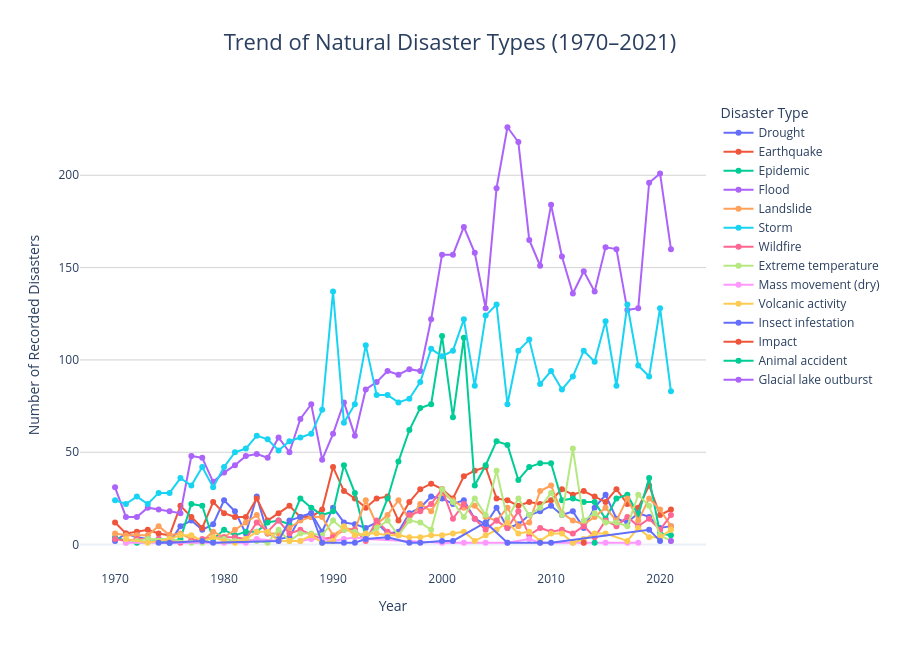

This figure's notebook cell:
### Code cell
fig = px.line(
    year_disaster,
    x="Year",
    y="Disaster Count",
    color="Disaster Type",
    markers=True,
    title="Trend of Natural Disaster Types (1970–2021)",
    labels={
        "Year": "Year",
        "Disaster Count": "Number of Recorded Disasters",
        "Disaster Type": "Disaster Type"
    }
)

fig.update_layout(
    template="plotly_white",
    title={
        "text": "Trend of Natural Disaster Types (1970–2021)",
        "x": 0.5,
        "font": {"size": 22}
    },
    xaxis=dict(showgrid=False),
    yaxis=dict(showgrid=True, gridcolor="lightgray"),
    legend_title="Disaster Type",
    height=650,
    hovermode="x unified"
)

fig.show()

### Figure 1 — Plotly figure (JSON) as saved in the notebook; plotly's stock layout.template omitted (floating-point values rounded to 4 significant figures)
{"data": [{"hovertemplate": "Disaster Type=Drought<br>Year=%{x}<br>Number of Recorded Disasters=%{y}<extra></extra>", "legendgroup": "Drought", "line": {"color": "#636efa", "dash": "solid"}, "marker": {"symbol": "circle"}, "mode": "lines+markers", "name": "Drought", "orientation": "v", "showlegend": true, "type": "scatter", "x": [1970, 1971, 1972, 1973, 1974, 1975, 1976, 1977, 1978, 1979, 1980, 1981, 1982, 1983, 1984, 1985, 1986, 1987, 1988, 1989, 1990, 1991, 1992, 1993, 1994, 1995, 1996, 1997, 1998, 1999, 2000, 2001, 2002, 2003, 2004, 2005, 2006, 2007, 2008, 2009, 2010, 2011, 2012, 2013, 2014, 2015, 2016, 2017, 2018, 2019, 2020, 2021], "xaxis": "x", "y": [2, 6, 4, 3, 3, 1, 10, 13, 8, 11, 24, 18, 6, 26, 6, 3, 4, 15, 17, 7, 20, 12, 11, 9, 12, 6, 7, 17, 20, 26, 25, 22, 24, 14, 11, 20, 9, 11, 16, 18, 21, 16, 18, 9, 20, 27, 14, 12, 17, 15, 9, 10], "yaxis": "y"}, {"hovertemplate": "Disaster Type=Earthquake<br>Year=%{x}<br>Number of Recorded Disasters=%{y}<extra></extra>", "legendgroup": "Earthquake", "line": {"color": "#EF553B", "dash": "solid"}, "marker": {"symbol": "circle"}, "mode": "lines+markers", "name": "Earthquake", "orientation": "v", "showlegend": true, "type": "scatter", "x": [1970, 1971, 1972, 1973, 1974, 1975, 1976, 1977, 1978, 1979, 1980, 1981, 1982, 1983, 1984, 1985, 1986, 1987, 1988, 1989, 1990, 1991, 1992, 1993, 1994, 1995, 1996, 1997, 1998, 1999, 2000, 2001, 2002, 2003, 2004, 2005, 2006, 2007, 2008, 2009, 2010, 2011, 2012, 2013, 2014, 2015, 2016, 2017, 2018, 2019, 2020, 2021], "xaxis": "x", "y": [12, 6, 7, 8, 6, 5, 21, 15, 9, 23, 17, 15, 15, 25, 13, 17, 21, 15, 15, 19, 42, 29, 25, 20, 25, 26, 13, 23, 30, 33, 30, 25, 37, 40, 42, 25, 24, 21, 23, 22, 24, 30, 27, 29, 26, 23, 30, 22, 20, 32, 16, 19], "yaxis": "y"}, {"hovertemplate": "Disaster Type=Epidemic<br>Year=%{x}<br>Number of Recorded Disasters=%{y}<extra></extra>", "legendgroup": "Epidemic", "line": {"color": "#00cc96", "dash": "solid"}, "marker": {"symbol": "circle"}, "mode": "lines+markers", "name": "Epidemic", "orientation": "v", "showlegend": true, "type": "scatter", "x": [1970, 1971, 1972, 1974, 1975, 1976, 1977, 1978, 1979, 1980, 1981, 1982, 1983, 1984, 1985, 1986, 1987, 1988, 1989, 1990, 1991, 1992, 1993, 1994, 1995, 1996, 1997, 1998, 1999, 2000, 2001, 2002, 2003, 2004, 2005, 2006, 2007, 2008, 2009, 2010, 2011, 2012, 2013, 2014, 2015, 2016, 2017, 2018, 2019, 2020, 2021], "xaxis": "x", "y": [4, 2, 1, 2, 1, 3, 22, 21, 3, 8, 5, 7, 7, 12, 13, 11, 25, 20, 16, 18, 43, 28, 4, 10, 25, 45, 62, 74, 76, 113, 69, 112, 32, 43, 56, 54, 35, 42, 44, 44, 24, 25, 23, 23, 14, 25, 27, 16, 36, 6, 5], "yaxis": "y"}, {"hovertemplate": "Disaster Type=Flood<br>Year=%{x}<br>Number of Recorded Disasters=%{y}<extra></extra>", "legendgroup": "Flood", "line": {"color": "#ab63fa", "dash": "solid"}, "marker": {"symbol": "circle"}, "mode": "lines+markers", "name": "Flood", "orientation": "v", "showlegend": true, "type": "scatter", "x": [1970, 1971, 1972, 1973, 1974, 1975, 1976, 1977, 1978, 1979, 1980, 1981, 1982, 1983, 1984, 1985, 1986, 1987, 1988, 1989, 1990, 1991, 1992, 1993, 1994, 1995, 1996, 1997, 1998, 1999, 2000, 2001, 2002, 2003, 2004, 2005, 2006, 2007, 2008, 2009, 2010, 2011, 2012, 2013, 2014, 2015, 2016, 2017, 2018, 2019, 2020, 2021], "xaxis": "x", "y": [31, 15, 15, 20, 19, 18, 17, 48, 47, 34, 39, 43, 48, 49, 47, 58, 50, 68, 76, 46, 60, 77, 59, 84, 88, 94, 92, 95, 94, 122, 157, 157, 172, 158, 128, 193, 226, 218, 165, 151, 184, 156, 136, 148, 137, 161, 160, 127, 128, 196, 201, 160], "yaxis": "y"}, {"hovertemplate": "Disaster Type=Landslide<br>Year=%{x}<br>Number of Recorded Disasters=%{y}<extra></extra>", "legendgroup": "Landslide", "line": {"color": "#FFA15A", "dash": "solid"}, "marker": {"symbol": "circle"}, "mode": "lines+markers", "name": "Landslide", "orientation": "v", "showlegend": true, "type": "scatter", "x": [1970, 1971, 1972, 1973, 1974, 1975, 1976, 1977, 1978, 1979, 1980, 1981, 1982, 1983, 1984, 1985, 1986, 1987, 1988, 1989, 1990, 1991, 1992, 1993, 1994, 1995, 1996, 1997, 1998, 1999, 2000, 2001, 2002, 2003, 2004, 2005, 2006, 2007, 2008, 2009, 2010, 2011, 2012, 2013, 2014, 2015, 2016, 2017, 2018, 2019, 2020, 2021], "xaxis": "x", "y": [6, 5, 5, 5, 10, 5, 6, 3, 2, 7, 4, 8, 12, 16, 6, 6, 9, 13, 15, 15, 5, 9, 8, 24, 11, 16, 24, 13, 22, 18, 28, 24, 20, 21, 15, 13, 20, 10, 12, 29, 32, 17, 13, 11, 15, 20, 13, 25, 13, 25, 19, 10], "yaxis": "y"}, {"hovertemplate": "Disaster Type=Storm<br>Year=%{x}<br>Number of Recorded Disasters=%{y}<extra></extra>", "legendgroup": "Storm", "line": {"color": "#19d3f3", "dash": "solid"}, "marker": {"symbol": "circle"}, "mode": "lines+markers", "name": "Storm", "orientation": "v", "showlegend": true, "type": "scatter", "x": [1970, 1971, 1972, 1973, 1974, 1975, 1976, 1977, 1978, 1979, 1980, 1981, 1982, 1983, 1984, 1985, 1986, 1987, 1988, 1989, 1990, 1991, 1992, 1993, 1994, 1995, 1996, 1997, 1998, 1999, 2000, 2001, 2002, 2003, 2004, 2005, 2006, 2007, 2008, 2009, 2010, 2011, 2012, 2013, 2014, 2015, 2016, 2017, 2018, 2019, 2020, 2021], "xaxis": "x", "y": [24, 22, 26, 22, 28, 28, 36, 32, 42, 31, 42, 50, 52, 59, 57, 51, 56, 58, 60, 73, 137, 66, 76, 108, 81, 81, 77, 79, 88, 106, 102, 105, 122, 86, 124, 130, 76, 105, 111, 87, 94, 84, 91, 105, 99, 121, 86, 130, 97, 91, 128, 83], "yaxis": "y"}, {"hovertemplate": "Disaster Type=Wildfire<br>Year=%{x}<br>Number of Recorded Disasters=%{y}<extra></extra>", "legendgroup": "Wildfire", "line": {"color": "#FF6692", "dash": "solid"}, "marker": {"symbol": "circle"}, "mode": "lines+markers", "name": "Wildfire", "orientation": "v", "showlegend": true, "type": "scatter", "x": [1970, 1971, 1972, 1973, 1974, 1975, 1976, 1977, 1978, 1979, 1980, 1981, 1982, 1983, 1984, 1985, 1986, 1987, 1989, 1990, 1991, 1992, 1993, 1994, 1995, 1996, 1997, 1998, 1999, 2000, 2001, 2002, 2003, 2004, 2005, 2006, 2007, 2008, 2009, 2010, 2011, 2012, 2013, 2014, 2015, 2016, 2017, 2018, 2019, 2020, 2021], "xaxis": "x", "y": [3, 2, 3, 3, 3, 2, 1, 2, 3, 4, 4, 4, 3, 12, 7, 13, 6, 8, 3, 4, 8, 8, 2, 13, 7, 5, 16, 18, 22, 30, 14, 22, 14, 8, 13, 9, 18, 5, 9, 7, 8, 6, 10, 4, 13, 10, 15, 10, 14, 8, 16], "yaxis": "y"}, {"hovertemplate": "Disaster Type=Extreme temperature <br>Year=%{x}<br>Number of Recorded Disasters=%{y}<extra></extra>", "legendgroup": "Extreme temperature ", "line": {"color": "#B6E880", "dash": "solid"}, "marker": {"symbol": "circle"}, "mode": "lines+markers", "name": "Extreme temperature ", "orientation": "v", "showlegend": true, "type": "scatter", "x": [1971, 1972, 1973, 1975, 1977, 1978, 1979, 1980, 1981, 1982, 1983, 1984, 1985, 1986, 1987, 1988, 1989, 1990, 1991, 1992, 1993, 1994, 1995, 1996, 1997, 1998, 1999, 2000, 2001, 2002, 2003, 2004, 2005, 2006, 2007, 2008, 2009, 2010, 2011, 2012, 2013, 2014, 2015, 2016, 2017, 2018, 2019, 2020, 2021], "xaxis": "x", "y": [1, 2, 3, 3, 1, 1, 4, 3, 2, 3, 2, 1, 8, 2, 6, 6, 5, 13, 8, 7, 4, 9, 13, 5, 13, 12, 8, 30, 23, 15, 25, 16, 40, 14, 25, 16, 20, 28, 16, 52, 13, 17, 12, 12, 10, 27, 21, 5, 2], "yaxis": "y"}, {"hovertemplate": "Disaster Type=Mass movement (dry)<br>Year=%{x}<br>Number of Recorded Disasters=%{y}<extra></extra>", "legendgroup": "Mass movement (dry)", "line": {"color": "#FF97FF", "dash": "solid"}, "marker": {"symbol": "circle"}, "mode": "lines+markers", "name": "Mass movement (dry)", "orientation": "v", "showlegend": true, "type": "scatter", "x": [1971, 1980, 1982, 1983, 1985, 1987, 1988, 1989, 1990, 1991, 1992, 1993, 2000, 2002, 2004, 2006, 2008, 2009, 2012, 2013, 2015, 2017, 2018], "xaxis": "x", "y": [1, 1, 1, 3, 2, 2, 3, 3, 2, 3, 4, 3, 1, 1, 1, 1, 3, 1, 1, 1, 1, 1, 1], "yaxis": "y"}, {"hovertemplate": "Disaster Type=Volcanic activity<br>Year=%{x}<br>Number of Recorded Disasters=%{y}<extra></extra>", "legendgroup": "Volcanic activity", "line": {"color": "#FECB52", "dash": "solid"}, "marker": {"symbol": "circle"}, "mode": "lines+markers", "name": "Volcanic activity", "orientation": "v", "showlegend": true, "type": "scatter", "x": [1971, 1973, 1975, 1976, 1977, 1978, 1979, 1980, 1981, 1982, 1983, 1984, 1985, 1986, 1987, 1988, 1989, 1990, 1991, 1992, 1993, 1994, 1995, 1996, 1997, 1998, 1999, 2000, 2001, 2002, 2003, 2004, 2005, 2006, 2007, 2008, 2009, 2010, 2011, 2012, 2013, 2014, 2015, 2017, 2018, 2019, 2020, 2021], "xaxis": "x", "y": [3, 1, 3, 5, 5, 2, 4, 2, 1, 3, 7, 7, 2, 2, 2, 5, 1, 2, 10, 5, 6, 6, 5, 5, 4, 4, 5, 5, 6, 7, 2, 5, 8, 12, 6, 7, 2, 6, 6, 1, 3, 6, 6, 2, 9, 4, 4, 8], "yaxis": "y"}, {"hovertemplate": "Disaster Type=Insect infestation<br>Year=%{x}<br>Number of Recorded Disasters=%{y}<extra></extra>", "legendgroup": "Insect infestation", "line": {"color": "#636efa", "dash": "solid"}, "marker": {"symbol": "circle"}, "mode": "lines+markers", "name": "Insect infestation", "orientation": "v", "showlegend": true, "type": "scatter", "x": [1974, 1975, 1978, 1979, 1985, 1986, 1987, 1988, 1989, 1991, 1992, 1993, 1995, 1997, 1998, 2000, 2001, 2004, 2006, 2009, 2010, 2019, 2020], "xaxis": "x", "y": [1, 1, 2, 1, 2, 13, 15, 17, 1, 1, 1, 3, 4, 1, 1, 2, 2, 12, 1, 1, 1, 8, 2], "yaxis": "y"}, {"hovertemplate": "Disaster Type=Impact<br>Year=%{x}<br>Number of Recorded Disasters=%{y}<extra></extra>", "legendgroup": "Impact", "line": {"color": "#EF553B", "dash": "solid"}, "marker": {"symbol": "circle"}, "mode": "lines+markers", "name": "Impact", "orientation": "v", "showlegend": true, "type": "scatter", "x": [2013], "xaxis": "x", "y": [1], "yaxis": "y"}, {"hovertemplate": "Disaster Type=Animal accident<br>Year=%{x}<br>Number of Recorded Disasters=%{y}<extra></extra>", "legendgroup": "Animal accident", "line": {"color": "#00cc96", "dash": "solid"}, "marker": {"symbol": "circle"}, "mode": "lines+markers", "name": "Animal accident", "orientation": "v", "showlegend": true, "type": "scatter", "x": [2014], "xaxis": "x", "y": [1], "yaxis": "y"}, {"hovertemplate": "Disaster Type=Glacial lake outburst<br>Year=%{x}<br>Number of Recorded Disasters=%{y}<extra></extra>", "legendgroup": "Glacial lake outburst", "line": {"color": "#ab63fa", "dash": "solid"}, "marker": {"symbol": "circle"}, "mode": "lines+markers", "name": "Glacial lake outburst", "orientation": "v", "showlegend": true, "type": "scatter", "x": [2021], "xaxis": "x", "y": [2], "yaxis": "y"}], "layout": {"height": 650, "hovermode": "x unified", "legend": {"title": {"text": "Disaster Type"}, "tracegroupgap": 0}, "title": {"font": {"size": 22}, "text": "Trend of Natural Disaster Types (1970–2021)", "x": 0.5}, "xaxis": {"anchor": "y", "domain": [0, 1], "showgrid": false, "title": {"text": "Year"}}, "yaxis": {"anchor": "x", "domain": [0, 1], "gridcolor": "lightgray", "showgrid": true, "title": {"text": "Number of Recorded Disasters"}}}}
